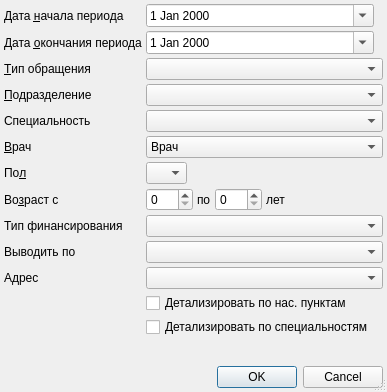
<?xml version="1.0" encoding="UTF-8"?>
<ui version="4.0">
 <class>ReportMedicalAidSizeByRegionDialog</class>
 <widget class="QDialog" name="ReportMedicalAidSizeByRegionDialog">
  <property name="windowModality">
   <enum>Qt::ApplicationModal</enum>
  </property>
  <property name="geometry">
   <rect>
    <x>0</x>
    <y>0</y>
    <width>387</width>
    <height>392</height>
   </rect>
  </property>
  <property name="windowTitle">
   <string>параметры отчёта</string>
  </property>
  <property name="sizeGripEnabled">
   <bool>true</bool>
  </property>
  <layout class="QGridLayout">
   <property name="margin">
    <number>4</number>
   </property>
   <property name="spacing">
    <number>4</number>
   </property>
   <item row="17" column="0" colspan="3">
    <widget class="QDialogButtonBox" name="buttonBox">
     <property name="orientation">
      <enum>Qt::Horizontal</enum>
     </property>
     <property name="standardButtons">
      <set>QDialogButtonBox::Cancel|QDialogButtonBox::Ok</set>
     </property>
    </widget>
   </item>
   <item row="9" column="1" colspan="2">
    <widget class="QFrame" name="frmAge">
     <property name="frameShape">
      <enum>QFrame::NoFrame</enum>
     </property>
     <property name="frameShadow">
      <enum>QFrame::Raised</enum>
     </property>
     <layout class="QHBoxLayout" name="_2">
      <property name="spacing">
       <number>4</number>
      </property>
      <property name="margin">
       <number>0</number>
      </property>
      <item>
       <widget class="QSpinBox" name="edtAgeFrom">
        <property name="sizePolicy">
         <sizepolicy hsizetype="Preferred" vsizetype="Fixed">
          <horstretch>0</horstretch>
          <verstretch>0</verstretch>
         </sizepolicy>
        </property>
        <property name="maximum">
         <number>150</number>
        </property>
       </widget>
      </item>
      <item>
       <widget class="QLabel" name="lblAgeTo">
        <property name="text">
         <string>по</string>
        </property>
        <property name="buddy">
         <cstring>edtAgeTo</cstring>
        </property>
       </widget>
      </item>
      <item>
       <widget class="QSpinBox" name="edtAgeTo">
        <property name="sizePolicy">
         <sizepolicy hsizetype="Preferred" vsizetype="Fixed">
          <horstretch>0</horstretch>
          <verstretch>0</verstretch>
         </sizepolicy>
        </property>
        <property name="maximum">
         <number>150</number>
        </property>
       </widget>
      </item>
      <item>
       <widget class="QLabel" name="lblAgeYears">
        <property name="text">
         <string>лет</string>
        </property>
        <property name="buddy">
         <cstring>edtAgeTo</cstring>
        </property>
       </widget>
      </item>
      <item>
       <spacer>
        <property name="orientation">
         <enum>Qt::Horizontal</enum>
        </property>
        <property name="sizeHint" stdset="0">
         <size>
          <width>21</width>
          <height>20</height>
         </size>
        </property>
       </spacer>
      </item>
     </layout>
    </widget>
   </item>
   <item row="15" column="1">
    <widget class="QCheckBox" name="chkIsSpecialityDetail">
     <property name="sizePolicy">
      <sizepolicy hsizetype="Minimum" vsizetype="Fixed">
       <horstretch>0</horstretch>
       <verstretch>0</verstretch>
      </sizepolicy>
     </property>
     <property name="text">
      <string>Детализировать по специальностям</string>
     </property>
    </widget>
   </item>
   <item row="0" column="0">
    <widget class="QLabel" name="lblBegDate">
     <property name="text">
      <string>Дата &amp;начала периода</string>
     </property>
     <property name="buddy">
      <cstring>edtBegDate</cstring>
     </property>
    </widget>
   </item>
   <item row="8" column="1">
    <widget class="QComboBox" name="cmbSex">
     <property name="sizePolicy">
      <sizepolicy hsizetype="Maximum" vsizetype="Fixed">
       <horstretch>0</horstretch>
       <verstretch>0</verstretch>
      </sizepolicy>
     </property>
     <item>
      <property name="text">
       <string/>
      </property>
     </item>
     <item>
      <property name="text">
       <string>М</string>
      </property>
     </item>
     <item>
      <property name="text">
       <string>Ж</string>
      </property>
     </item>
    </widget>
   </item>
   <item row="4" column="0">
    <widget class="QLabel" name="lblEventType">
     <property name="text">
      <string>&amp;Тип обращения</string>
     </property>
     <property name="buddy">
      <cstring>cmbEventType</cstring>
     </property>
    </widget>
   </item>
   <item row="4" column="1" colspan="2">
    <widget class="CRBComboBox" name="cmbEventType"/>
   </item>
   <item row="7" column="1" colspan="2">
    <widget class="CPersonComboBoxEx" name="cmbPerson">
     <item>
      <property name="text">
       <string>Врач</string>
      </property>
     </item>
    </widget>
   </item>
   <item row="5" column="0">
    <widget class="QLabel" name="lblOrgStructure">
     <property name="text">
      <string>&amp;Подразделение</string>
     </property>
     <property name="buddy">
      <cstring>cmbOrgStructure</cstring>
     </property>
    </widget>
   </item>
   <item row="0" column="2">
    <spacer>
     <property name="orientation">
      <enum>Qt::Horizontal</enum>
     </property>
     <property name="sizeHint" stdset="0">
      <size>
       <width>91</width>
       <height>20</height>
      </size>
     </property>
    </spacer>
   </item>
   <item row="5" column="1" colspan="2">
    <widget class="COrgStructureComboBox" name="cmbOrgStructure"/>
   </item>
   <item row="0" column="1">
    <widget class="CDateEdit" name="edtBegDate">
     <property name="calendarPopup">
      <bool>true</bool>
     </property>
    </widget>
   </item>
   <item row="9" column="0">
    <widget class="QLabel" name="lblAge">
     <property name="text">
      <string>Во&amp;зраст с</string>
     </property>
     <property name="buddy">
      <cstring>edtAgeFrom</cstring>
     </property>
    </widget>
   </item>
   <item row="16" column="0">
    <spacer>
     <property name="orientation">
      <enum>Qt::Vertical</enum>
     </property>
     <property name="sizeHint" stdset="0">
      <size>
       <width>129</width>
       <height>20</height>
      </size>
     </property>
    </spacer>
   </item>
   <item row="7" column="0">
    <widget class="QLabel" name="lblPerson">
     <property name="text">
      <string>&amp;Врач</string>
     </property>
     <property name="buddy">
      <cstring>cmbPerson</cstring>
     </property>
    </widget>
   </item>
   <item row="8" column="0">
    <widget class="QLabel" name="lblSex">
     <property name="text">
      <string>По&amp;л</string>
     </property>
     <property name="buddy">
      <cstring>cmbSex</cstring>
     </property>
    </widget>
   </item>
   <item row="1" column="2">
    <spacer>
     <property name="orientation">
      <enum>Qt::Horizontal</enum>
     </property>
     <property name="sizeHint" stdset="0">
      <size>
       <width>91</width>
       <height>20</height>
      </size>
     </property>
    </spacer>
   </item>
   <item row="1" column="1">
    <widget class="CDateEdit" name="edtEndDate">
     <property name="calendarPopup">
      <bool>true</bool>
     </property>
    </widget>
   </item>
   <item row="1" column="0">
    <widget class="QLabel" name="lblEndDate">
     <property name="text">
      <string>Дата &amp;окончания периода</string>
     </property>
     <property name="buddy">
      <cstring>edtEndDate</cstring>
     </property>
    </widget>
   </item>
   <item row="6" column="1" colspan="2">
    <widget class="CRBComboBox" name="cmbSpeciality"/>
   </item>
   <item row="6" column="0">
    <widget class="QLabel" name="label">
     <property name="text">
      <string>Специальность</string>
     </property>
    </widget>
   </item>
   <item row="11" column="0">
    <widget class="QLabel" name="label_2">
     <property name="text">
      <string>Тип финансирования</string>
     </property>
    </widget>
   </item>
   <item row="11" column="1" colspan="2">
    <widget class="CRBComboBox" name="cmbFinance"/>
   </item>
   <item row="12" column="0">
    <widget class="QLabel" name="label_3">
     <property name="text">
      <string>Выводить по</string>
     </property>
    </widget>
   </item>
   <item row="12" column="1" colspan="2">
    <widget class="QComboBox" name="cmbIsFineshedCase">
     <property name="sizePolicy">
      <sizepolicy hsizetype="Preferred" vsizetype="Fixed">
       <horstretch>0</horstretch>
       <verstretch>0</verstretch>
      </sizepolicy>
     </property>
    </widget>
   </item>
   <item row="14" column="1">
    <widget class="QCheckBox" name="chbIsDetail">
     <property name="text">
      <string>Детализировать по нас. пунктам</string>
     </property>
    </widget>
   </item>
   <item row="13" column="1" colspan="2">
    <widget class="QComboBox" name="cmbAddress"/>
   </item>
   <item row="13" column="0">
    <widget class="QLabel" name="label_4">
     <property name="text">
      <string>Адрес</string>
     </property>
    </widget>
   </item>
  </layout>
 </widget>
 <customwidgets>
  <customwidget>
   <class>COrgStructureComboBox</class>
   <extends>QComboBox</extends>
   <header>Orgs/OrgStructComboBoxes.h</header>
  </customwidget>
  <customwidget>
   <class>CRBComboBox</class>
   <extends>QComboBox</extends>
   <header>library/crbcombobox.h</header>
  </customwidget>
  <customwidget>
   <class>CDateEdit</class>
   <extends>QDateEdit</extends>
   <header>library/DateEdit</header>
  </customwidget>
  <customwidget>
   <class>CPersonComboBoxEx</class>
   <extends>QComboBox</extends>
   <header>Orgs/PersonComboBoxEx.h</header>
  </customwidget>
 </customwidgets>
 <tabstops>
  <tabstop>edtBegDate</tabstop>
  <tabstop>edtEndDate</tabstop>
  <tabstop>cmbEventType</tabstop>
  <tabstop>cmbOrgStructure</tabstop>
  <tabstop>cmbSpeciality</tabstop>
  <tabstop>cmbPerson</tabstop>
  <tabstop>cmbSex</tabstop>
  <tabstop>edtAgeFrom</tabstop>
  <tabstop>edtAgeTo</tabstop>
  <tabstop>cmbFinance</tabstop>
  <tabstop>cmbIsFineshedCase</tabstop>
  <tabstop>cmbAddress</tabstop>
  <tabstop>chbIsDetail</tabstop>
  <tabstop>chkIsSpecialityDetail</tabstop>
  <tabstop>buttonBox</tabstop>
 </tabstops>
 <resources/>
 <connections>
  <connection>
   <sender>buttonBox</sender>
   <signal>accepted()</signal>
   <receiver>ReportMedicalAidSizeByRegionDialog</receiver>
   <slot>accept()</slot>
   <hints>
    <hint type="sourcelabel">
     <x>116</x>
     <y>387</y>
    </hint>
    <hint type="destinationlabel">
     <x>102</x>
     <y>90</y>
    </hint>
   </hints>
  </connection>
  <connection>
   <sender>buttonBox</sender>
   <signal>rejected()</signal>
   <receiver>ReportMedicalAidSizeByRegionDialog</receiver>
   <slot>reject()</slot>
   <hints>
    <hint type="sourcelabel">
     <x>229</x>
     <y>387</y>
    </hint>
    <hint type="destinationlabel">
     <x>236</x>
     <y>76</y>
    </hint>
   </hints>
  </connection>
 </connections>
</ui>
